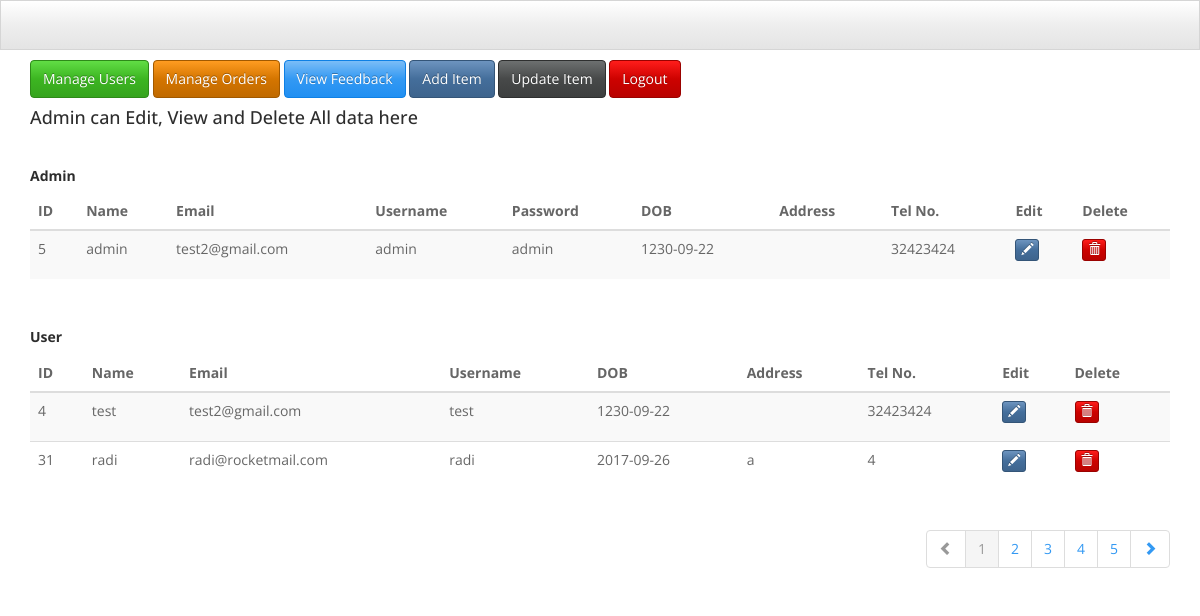
The app's page /admin/index.php (signed in) with its own data.
### tables this page shows
CREATE TABLE `allusers` (
  `id` int(11) NOT NULL,
  `name` varchar(255) NOT NULL,
  `email` varchar(255) NOT NULL,
  `username` varchar(255) NOT NULL,
  `password` varchar(255) NOT NULL,
  `dob` date NOT NULL,
  `Address` varchar(255) NOT NULL,
  `tpnumber` varchar(255) NOT NULL
);

### admin/index.php (the view, shortened to what this page needs)
<?php
include '../DB_CONFIG/connect_db.php';
$sql1= "SELECT * FROM allusers WHERE username = 'admin'";
$result1=$db->query($sql1);
$sql2= "SELECT * FROM allusers WHERE username NOT LIKE 'admin'";
$result2=$db->query($sql2);
?>
<!DOCTYPE html>
<html lang="en">
  <head>
    <link href="css/bootstrap.min.css" rel="stylesheet">
  </head>
  <body>
    <div class="navbar navbar-fixed-top">
      <div class="navbar-inner">
        <div class="container">
          <a class="btn btn-navbar" data-toggle="collapse" data-target=".nav-collapse">
          </a>
        </div>
      </div>
    </div>
     <div class="container">
    <br>
      <br>
    <div class="row">
	<div class="container">
	<br>
        <a href="index.php" ><button id="showAll" class="btn btn-success btn-md">Manage Users</button></a>
	   <a href="manageO.php"><button class="btn btn-warning btn-md">Manage Orders</button></a>
        <a href="feedback.php"><button class="btn btn-info btn-md">View Feedback</button></a>
        <a href="insert.php"><button class="btn btn-primary">Add Item</button></a>
        <a href="update1.php"><button class="btn btn-default">Update Item</button></a>
        <a href="../logout.php"><button class="btn btn-danger btn-md">Logout</button></a>
    </div>
	</div>
	<div id="displayAll" class="row">
<div class="col-md-12">
        <h4>Admin can Edit, View and Delete All data here</h4>
        <br>
        <h5 style="font-weight:bold"> Admin </h5>
        <div class="table-responsive">
              <table id="mytable1" class="table table-bordred table-striped table-hover">
                   <thead>
                    <th>ID</th>
                    <th>Name</th>
                     <th>Email</th>
                     <th>Username</th>
                    <th>Password</th>
                    <th>DOB</th>
                    <th>Address</th>
                    <th>Tel No.</th>
                      <th>Edit</th>
                      <th>Delete</th>
                   </thead>
<tbody>
<?php
  if(mysqli_num_rows($result1)>0) {
      while ($row = mysqli_fetch_array($result1)) {
              echo("<tr>
        <td>$row[0]</td>
        <td>$row[1]</td>
        <td>$row[2]</td>
        <td>$row[3]</td>
        <td>$row[4]</td>
        <td>$row[5]</td>
        <td>$row[6]</td>
		<td>$row[7]</td>
        <td><p data-placement=\"top\" data-toggle=\"tooltip\" title=\"Edit\"><a href=\"Edit.php?id=$row[0]\"><button class=\"btn btn-primary btn-xs\" data-title=\"Edit\"><span class=\"glyphicon glyphicon-pencil\"></span></button></a> </p></td>
        <td><p data-placement=\"top\" data-toggle=\"tooltip\" title=\"Delete\"><a href=\"Delete.php?id=$row[0]\"><button class=\"btn btn-danger btn-xs\" data-title=\"Delete\"><span class=\"glyphicon glyphicon-trash\"></span></button></a></p></td>
    </tr>");
      }
  }
?>
    </tbody>
</table>
<br>
 <h5 style="font-weight:bold"> User</h5>
<table id="mytable2" class="table table-bordred table-striped table-hover">
                   <thead>
                    <th>ID</th>
                    <th>Name</th>
                     <th>Email</th>
                     <th>Username</th>
                    <th>DOB</th>
                    <th>Address</th>
                    <th>Tel No.</th>
                      <th>Edit</th>
                      <th>Delete</th>
                   </thead>
<tbody>
<?php
  if(mysqli_num_rows($result2)>0) {
      while ($row = mysqli_fetch_array($result2)) {
              echo("<tr>
        <td>$row[0]</td>
        <td>$row[1]</td>
        <td>$row[2]</td>
        <td>$row[3]</td>
        <td>$row[5]</td>
        <td>$row[6]</td>
		<td>$row[7]</td>
        <td><p data-placement=\"top\" data-toggle=\"tooltip\" title=\"Edit\"><a href=\"Edit.php?id=$row[0]\"><button class=\"btn btn-primary btn-xs\" data-title=\"Edit\"><span class=\"glyphicon glyphicon-pencil\"></span></button></a> </p></td>
        <td><p data-placement=\"top\" data-toggle=\"tooltip\" title=\"Delete\"><a href=\"Delete.php?id=$row[0]\"><button class=\"btn btn-danger btn-xs\" data-title=\"Delete\"><span class=\"glyphicon glyphicon-trash\"></span></button></a></p></td>
    </tr>");
      }
  }
?>
    </tbody>
</table>
<ul class="pagination pull-right">
  <li class="disabled"><a href="#"><span class="glyphicon glyphicon-chevron-left"></span></a></li>
  <li class="active"><a href="#">1</a></li>
  <li><a href="#">2</a></li>
  <li><a href="#">3</a></li>
  <li><a href="#">4</a></li>
  <li><a href="#">5</a></li>
  <li><a href="#"><span class="glyphicon glyphicon-chevron-right"></span></a></li>
</ul>
            </div>
        </div>
</div>
      </div>
  </body>
</html>

### records on screen
allusers: id "5", name "admin", email "test2@gmail.com", username "admin", password "admin", dob "1230-09-22", tpnumber "32423424"
allusers: id "4", name "test", email "test2@gmail.com", username "test", dob "1230-09-22", tpnumber "32423424"
allusers: id "31", name "radi", email "radi@rocketmail.com", username "radi", dob "2017-09-26", Address "a", tpnumber "4"
